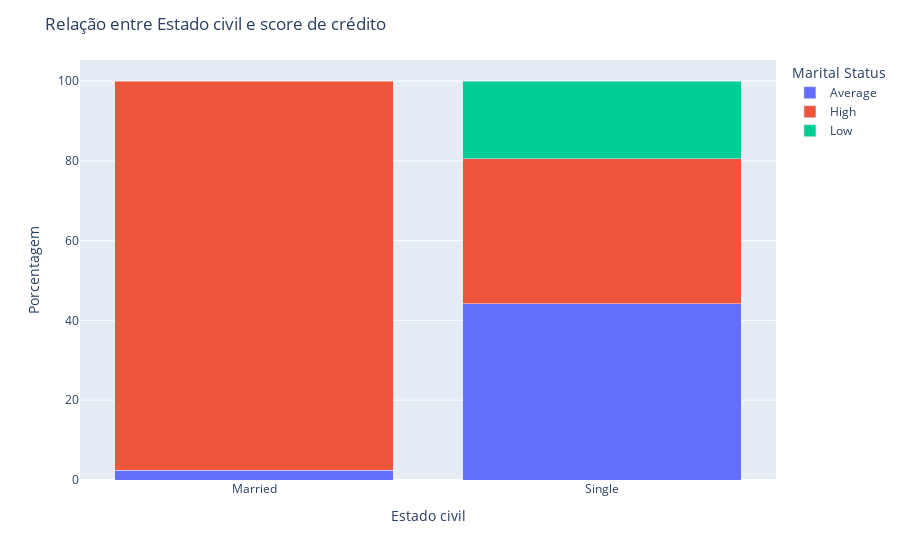

Notebook code cell kept with this figure:
### Code cell
# sera que pessoa casadas tem um score de credito mais alto 
df_agrupa = df.groupby(["Marital Status", "Credit Score"]).size().reset_index(name="count")
total_agrupa = df_agrupa.groupby("Marital Status")["count"].transform("sum")
df_agrupa["percent"] = (df_agrupa["count"] / total_agrupa) * 100

fig = px.bar(df_agrupa, x="Marital Status", y="percent", color="Credit Score", barmode="stack",
             labels={"Age": "Idade", "percent": "Porcentagem", "Marital Status": "Estado civil"})

fig.update_layout(title="Relação entre Estado civil e score de crédito",
                  yaxis_title="Porcentagem",
                  legend_title="Marital Status")
fig.show()

### Figure 1 — Plotly figure (JSON) as saved in the notebook; plotly's stock layout.template omitted (floating-point values rounded to 4 significant figures)
{"data": [{"alignmentgroup": "True", "hovertemplate": "Credit Score=Average<br>Estado civil=%{x}<br>Porcentagem=%{y}<extra></extra>", "legendgroup": "Average", "marker": {"color": "#636efa", "pattern": {"shape": ""}}, "name": "Average", "offsetgroup": "Average", "orientation": "v", "showlegend": true, "textposition": "auto", "type": "bar", "x": ["Married", "Single"], "xaxis": "x", "y": [2.439, 44.16], "yaxis": "y"}, {"alignmentgroup": "True", "hovertemplate": "Credit Score=High<br>Estado civil=%{x}<br>Porcentagem=%{y}<extra></extra>", "legendgroup": "High", "marker": {"color": "#EF553B", "pattern": {"shape": ""}}, "name": "High", "offsetgroup": "High", "orientation": "v", "showlegend": true, "textposition": "auto", "type": "bar", "x": ["Married", "Single"], "xaxis": "x", "y": [97.56, 36.36], "yaxis": "y"}, {"alignmentgroup": "True", "hovertemplate": "Credit Score=Low<br>Estado civil=%{x}<br>Porcentagem=%{y}<extra></extra>", "legendgroup": "Low", "marker": {"color": "#00cc96", "pattern": {"shape": ""}}, "name": "Low", "offsetgroup": "Low", "orientation": "v", "showlegend": true, "textposition": "auto", "type": "bar", "x": ["Single"], "xaxis": "x", "y": [19.48], "yaxis": "y"}], "layout": {"autosize": true, "barmode": "stack", "legend": {"title": {"text": "Marital Status"}, "tracegroupgap": 0}, "margin": {"t": 60}, "title": {"text": "Relação entre Estado civil e score de crédito"}, "xaxis": {"anchor": "y", "autorange": true, "domain": [0, 1], "range": [-0.5, 1.5], "title": {"text": "Estado civil"}, "type": "category"}, "yaxis": {"anchor": "x", "autorange": true, "domain": [0, 1], "range": [0, 105.3], "title": {"text": "Porcentagem"}, "type": "linear"}}}
